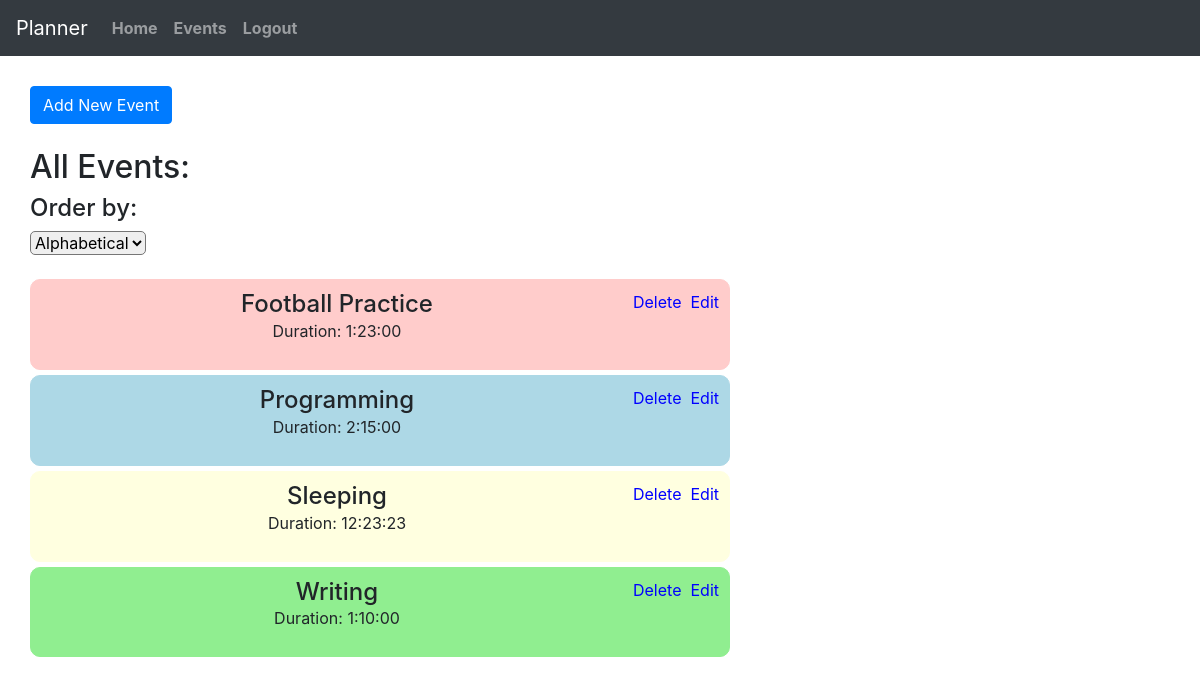
The page /events (signed in) on the database as committed earlier.
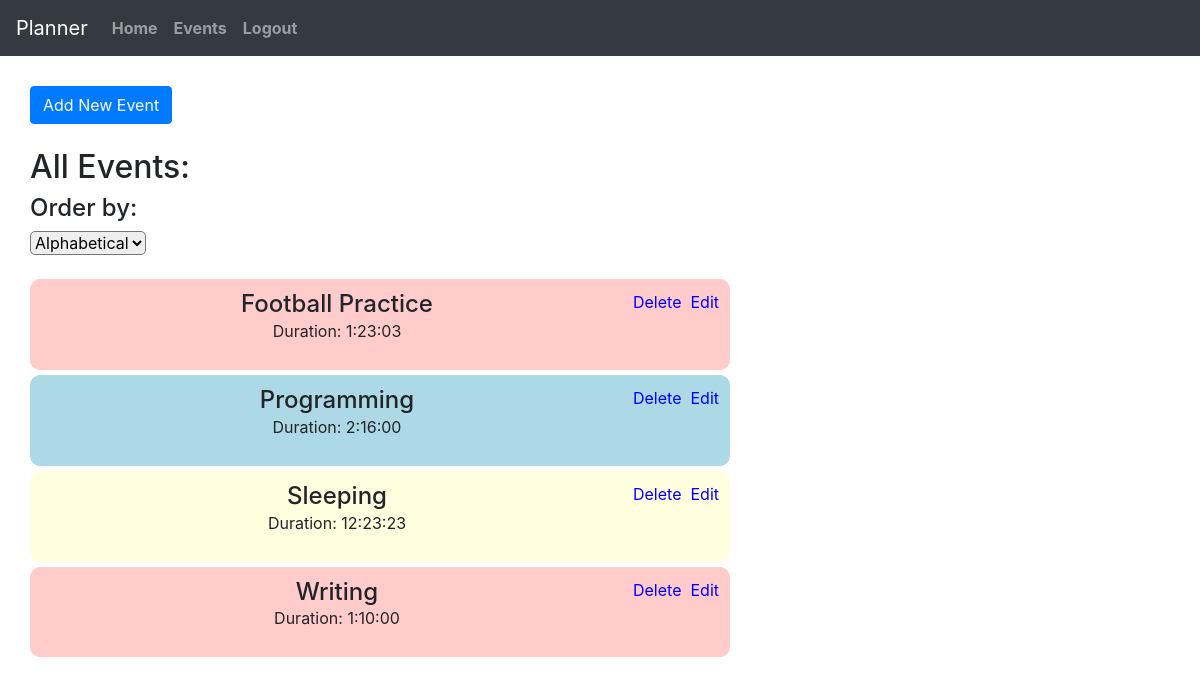
The same page on the database as committed later.
### planner/models.py (models this page shows, shortened)
class Event(models.Model):
    event_user = models.ForeignKey(User, on_delete=models.CASCADE, related_name="events")
    event_name = models.CharField(max_length=30)
    event_color = models.CharField(max_length=7, default='#FF0000')
    event_default_time = models.DurationField(default='1:00:00')

### planner/views.py (the view, shortened to what this page needs)
# urls.py: path("events", views.events, name="events"),
@csrf_exempt
@login_required
def events(request):
    all_events = Event.objects.filter(event_user=request.user).order_by('event_name')
    return render(request, 'planner/events.html', {
        'form': NewEventForm(),
        'events': all_events,
        'colors': COLOR_NAMES
    })

### planner/views.py
class NewEventForm(forms.Form):
    event_name = forms.CharField(label="", max_length=30, required=True, widget=forms.TextInput(attrs={'placeholder': "e.g. Football Practice", 'class': 'form-control', 'id': 'create-event-name'}))
    CHOICES = [
        ('Red', 'Red'),
        ('Blue', 'Blue'),
        ('Yellow', 'Yellow'),
        ('Green', 'Green')
    ]
    event_color = forms.ChoiceField(label="", choices=CHOICES, required=True, widget=forms.Select(attrs={'class': 'form-control', 'id':'create-event-color'}))
    event_hours = forms.IntegerField(label="", required=False, widget=forms.NumberInput(attrs={'class':'form-control', 'min': '0', 'max':'23', 'id':'create-event-hours'}))
    event_minutes = forms.IntegerField(label="", required=False, widget=forms.NumberInput(attrs={'class':'form-control', 'min': '0', 'max':'60', 'id':'create-event-minutes'}))

### planner/templates/planner/events.html (shortened to what this page needs)
{% extends "planner/layout.html" %}
{% block body %}
<button id="add-event-btn" class="btn btn-primary">Add New Event</button>
<br><br>
<h2>All Events:</h2>
{% if events %}
    <h4>Order by:</h4>
    <select style="border-radius:5px" id="order-events">
        <option selected value="asc">Alphabetical</option>
    </select>
    <br><br>
{% endif %}
<div class="all-events">
    {% for event in events %}
        <div id="display-event-container-{{ event.id }}" class="event" style="background-color: {{ event.event_color }}; border: 1px solid {{ event.event_color }}">
            <div id="event-info-{{ event.id }}">
                <p class="edit-event-btn" style="float:right;color:blue" data-event="{{ event.id }}">Edit</p>
                <p class="delete-event-btn" style="float:right;color:blue" data-event="{{ event.id }}">Delete&nbsp;&nbsp;</p>
                <h4 id="display-event-name-{{ event.id }}" style="display: inline;">{{ event.event_name }}</h4>
                <p id="display-event-duration-{{ event.id }}">Duration: {{ event.event_default_time }}</p>
            </div>
        </div>
    {% empty %}
        <h4>You have not created any events yet!</h4>
    {% endfor %}
</div>
{% endblock %}

Rows that differ between the two databases and show on the page:
changed Event "Football Practice": event_default_time "1:23:00" → "1:23:03"
changed Event "Programming": event_default_time "2:15:00" → "2:16:00"
changed Event "Writing": event_color "#90EE90" → "#FFCCCB" (drawn)
